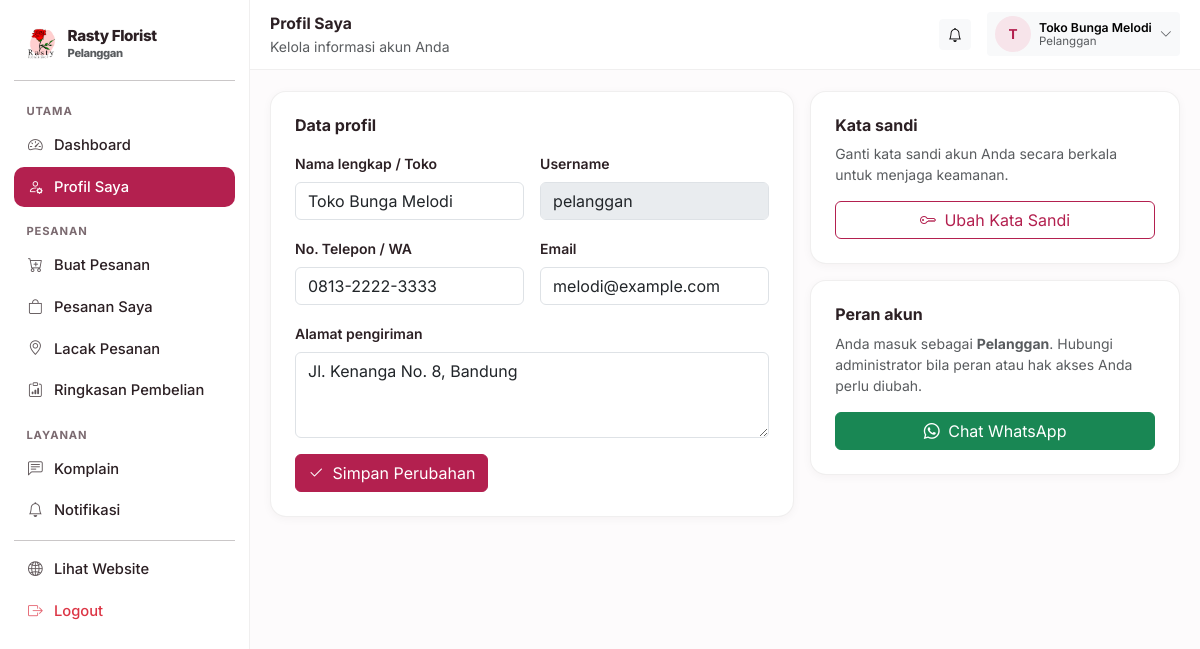
Page /akun/profil (signed in) on the committed database.
### tables this page shows
CREATE TABLE settings (
    key TEXT PRIMARY KEY,
    value TEXT
);

CREATE TABLE users (
    id INTEGER PRIMARY KEY AUTOINCREMENT,
    username TEXT UNIQUE NOT NULL,
    password_hash TEXT NOT NULL,
    nama TEXT NOT NULL,
    role TEXT NOT NULL,
    telepon TEXT DEFAULT '',
    email TEXT DEFAULT '',
    alamat TEXT DEFAULT '',
    aktif INTEGER NOT NULL DEFAULT 1,
    created_at TEXT NOT NULL
);

### blueprints/account.py (the view, shortened to what this page needs)
@bp.route("/profil", methods=["GET", "POST"])
@helpers.login_required
def profile():
    user = helpers.current_user()
    return render_template("account/profile.html", user=user)

### db.py (called while the page is built)
def invoice_logo_px(settings=None):
    ukuran = (settings or all_settings()).get("invoice_logo_ukuran", "sedang")
    for kunci, _label, px in INVOICE_LOGO_UKURAN:
        if kunci == ukuran:
            return px
    return 64

def katalog_dari(settings):
    return {key: settings.get(key, "1") == "1" for key, _label, _ket in KATALOG_SEKSI}

def pengiriman_metode(settings=None):
    data = settings or all_settings()
    aktif = [label for key, label, _ket in PENGIRIMAN_METODE
             if data.get(key, "1") == "1"]
    return aktif or [PENGIRIMAN_METODE[1][1]]

def jam_harian(settings=None):
    data = settings or all_settings()
    hasil = {}
    for key, _label in HARI:
        buka, tutup = JAM_BAWAAN[key]
        hasil[key] = (data.get("jam_buka_" + key, buka), data.get("jam_tutup_" + key, tutup))
    return hasil

def jam_dari(settings):
    return {key: (settings.get("jam_buka_" + key, JAM_BAWAAN[key][0]),
                  settings.get("jam_tutup_" + key, JAM_BAWAAN[key][1]))
            for key, _label in HARI}

def _jam_teks(nilai):
    return nilai.replace(":", ".")

def jam_daftar(settings=None):
    data = settings or all_settings()
    jam = jam_dari(data)
    rows = []
    for key, label in HARI:
        buka, tutup = jam[key]
        rows.append({
            "key": key,
            "label": label,
            "buka": buka,
            "tutup": tutup,
            "tutup_hari": buka == tutup or not buka or not tutup,
            "teks": "%s – %s WIB" % (_jam_teks(buka), _jam_teks(tutup)),
        })
    return rows

def jam_ringkas(settings=None):
    rows = jam_daftar(settings)
    grup = []
    for row in rows:
        nilai = "Tutup" if row["tutup_hari"] else row["teks"]
        if grup and grup[-1][1] == nilai:
            grup[-1][2] = row["label"]
        else:
            grup.append([row["label"], nilai, row["label"]])
    hasil = []
    for awal, nilai, akhir in grup:
        label = awal if awal == akhir else "%s – %s" % (awal, akhir)
        hasil.append((label, nilai))
    return hasil

def toko_buka(settings=None, saat=None):
    saat = saat or datetime.now()
    key = HARI[saat.weekday()][0]
    buka, tutup = jam_harian(settings)[key]
    try:
        jam_buka = datetime.strptime(buka, "%H:%M").time()
        jam_tutup = datetime.strptime(tutup, "%H:%M").time()
    except ValueError:
        return False
    return jam_buka <= saat.time() <= jam_tutup

### templates/account/profile.html (shortened to what this page needs)
{% extends "panel_base.html" %}
{% block heading %}Profil Saya{% endblock %}
{% block subheading %}Kelola informasi akun Anda{% endblock %}
{% block content %}
<div class="row g-3">
  <div class="col-lg-7">
    <div class="rf-card p-4">
      <h6 class="fw-bold mb-3">Data profil</h6>
      <form method="post" class="row g-3">
        <div class="col-md-6">
          <label class="form-label small fw-semibold">
            {% if current_user.role == 'pelanggan' %}Nama lengkap / Toko{% else %}Nama lengkap{% endif %}
          </label>
          <input name="nama" class="form-control" value="{{ user.nama }}" required>
        </div>
        <div class="col-md-6">
          <label class="form-label small fw-semibold">Username</label>
          <input class="form-control" value="{{ user.username }}" disabled>
        </div>
        <div class="col-md-6">
          <label class="form-label small fw-semibold">No. Telepon / WA</label>
          <input name="telepon" class="form-control" value="{{ user.telepon }}">
        </div>
        <div class="col-md-6">
          <label class="form-label small fw-semibold">Email</label>
          <input type="email" name="email" class="form-control" value="{{ user.email }}">
        </div>
        <div class="col-12">
          <label class="form-label small fw-semibold">
            {% if current_user.role == 'pelanggan' %}Alamat pengiriman{% else %}Alamat{% endif %}
          </label>
          <textarea name="alamat" class="form-control" rows="3">{{ user.alamat }}</textarea>
        </div>
        <div class="col-12">
          <button class="btn btn-primary"><i class="bi bi-check2 me-1"></i> Simpan Perubahan</button>
        </div>
      </form>
    </div>
  </div>
  <div class="col-lg-5">
    <div class="rf-card p-4 mb-3">
      <h6 class="fw-bold mb-2">Kata sandi</h6>
      <p class="small text-muted mb-3">
        Ganti kata sandi akun Anda secara berkala untuk menjaga keamanan.
      </p>
      <a href="{{ url_for('account.password') }}" class="btn btn-outline-rf w-100">
        <i class="bi bi-key me-1"></i> Ubah Kata Sandi
      </a>
    </div>
    <div class="rf-card p-4">
      <h6 class="fw-bold mb-2">Peran akun</h6>
      <p class="small text-muted mb-3">
        Anda masuk sebagai <strong>{{ ROLE_LABEL.get(current_user.role, '') }}</strong>.
        Hubungi administrator bila peran atau hak akses Anda perlu diubah.
      </p>
      <a href="{{ wa_link(settings.whatsapp, 'Halo Rasty Florist, saya ingin bertanya tentang akun saya.') }}"
         target="_blank" rel="noopener" class="btn btn-success w-100">
        <i class="bi bi-whatsapp me-1"></i> Chat WhatsApp
      </a>
    </div>
  </div>
</div>
{% endblock %}

### templates/panel_base.html (shortened to what this page needs)
<!doctype html>
<html lang="id">
<head>
  <link href="https://cdn.jsdelivr.net/npm/bootstrap@5.3.3/dist/css/bootstrap.min.css" rel="stylesheet">
  <link href="https://cdn.jsdelivr.net/npm/bootstrap-icons@1.11.3/font/bootstrap-icons.min.css" rel="stylesheet">
</head>
<body>
<div class="rf-shell">
  <aside class="rf-sidebar" id="rfSidebar">
    <a href="{{ panel_url }}" class="d-flex align-items-center gap-2 rf-brand px-2 py-2 mb-2">
      {% if settings.logo %}
        <img src="{{ url_for('static', filename='uploads/' + settings.logo) }}" alt="Logo">
      {% else %}
        <span class="rf-brand-mark">R</span>
      {% endif %}
      <div>
        <div style="font-size:.95rem;line-height:1.1">{{ settings.nama_toko }}</div>
        <div class="small text-muted" style="font-size:.7rem">{{ ROLE_LABEL.get(current_user.role, '') }}</div>
      </div>
    </a>
    <hr class="my-2">
    <ul class="nav flex-column">
      {% for grup, item_menu in menu %}
        {% set visible = item_menu | selectattr('2', 'in', features_aktif) | list %}
        {% if visible %}
          <li class="rf-sidebar-head">{{ grup }}</li>
          {% for label, endpoint, fitur, ikon in visible %}
          <li class="nav-item">
            <a class="nav-link {% if request.endpoint == endpoint %}active{% endif %}" href="{{ url_for(endpoint) }}">
              <span class="rf-ico"><i class="bi bi-{{ ikon }}"></i></span>
              <span>{{ label }}</span>
            </a>
          </li>
          {% endfor %}
        {% endif %}
      {% endfor %}
    </ul>
    <hr class="my-2">
    <ul class="nav flex-column">
      <li class="nav-item">
        <a class="nav-link" href="{{ url_for('public.index') }}" target="_blank">
          <span class="rf-ico"><i class="bi bi-globe2"></i></span><span>Lihat Website</span>
        </a>
      </li>
      <li class="nav-item">
        <a class="nav-link text-danger" href="{{ url_for('auth.logout') }}">
          <span class="rf-ico"><i class="bi bi-box-arrow-right"></i></span><span>Logout</span>
        </a>
      </li>
    </ul>
  </aside>
  <div class="rf-main">
    <div class="rf-topbar">
      <div class="flex-grow-1">
        <div class="fw-bold" style="font-size:.98rem">{% block heading %}Panel{% endblock %}</div>
        <div class="small text-muted">{% block subheading %}{% endblock %}</div>
      </div>
      <a href="{{ notif_url or url_for('public.index') }}" class="btn btn-sm btn-light position-relative">
        <i class="bi bi-bell"></i>
      </a>
      <div class="dropdown">
        <button class="btn btn-sm btn-light d-flex align-items-center gap-2 border-0" type="button"
                data-bs-toggle="dropdown" data-bs-display="static" aria-expanded="false">
          <span class="rf-avatar">{{ current_user.nama[:1]|upper }}</span>
          <span class="d-none d-md-block small text-start" style="line-height:1.1">
            <span class="fw-semibold d-block">{{ current_user.nama }}</span>
            <span class="text-muted d-block" style="font-size:.72rem">{{ ROLE_LABEL.get(current_user.role, '') }}</span>
          </span>
          <i class="bi bi-chevron-down small text-muted"></i>
        </button>
      </div>
    </div>
    <div class="rf-content">
      {% block content %}{% endblock %}
    </div>
  </div>
</div>
</body>
</html>

### rows in the picture
settings: value (picture)
settings: nama_toko "Rasty Florist"
users: get "Pelanggan", nama "T", nama "Toko Bunga Melodi", username "pelanggan", telepon "0813-2222-3333", email "melodi@example.com", alamat "Jl. Kenanga No. 8, Bandung"

### other values in the picture
{{ grup }} "UTAMA" "PESANAN" "LAYANAN"
{{ label }} "Dashboard" "Profil Saya" "Buat Pesanan" "Pesanan Saya" "Lacak Pesanan" "Ringkasan Pembelian" "Komplain" "Notifikasi"
